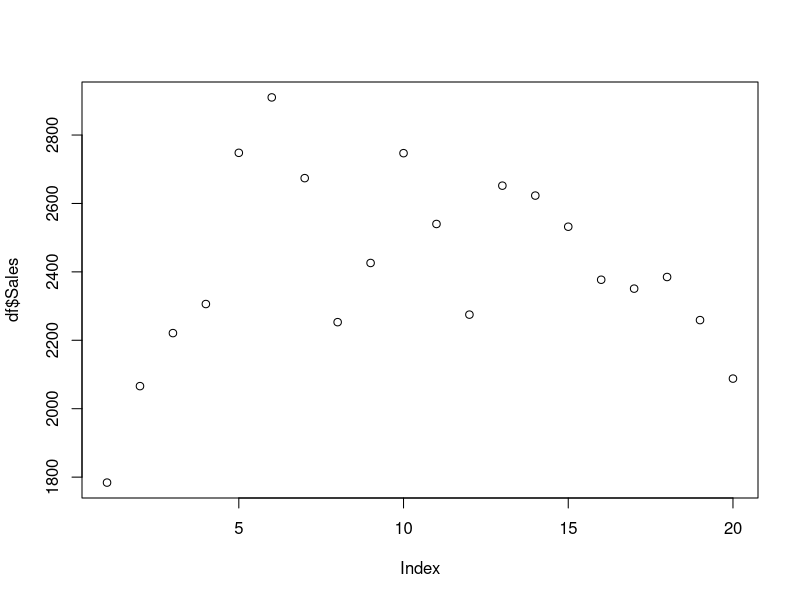
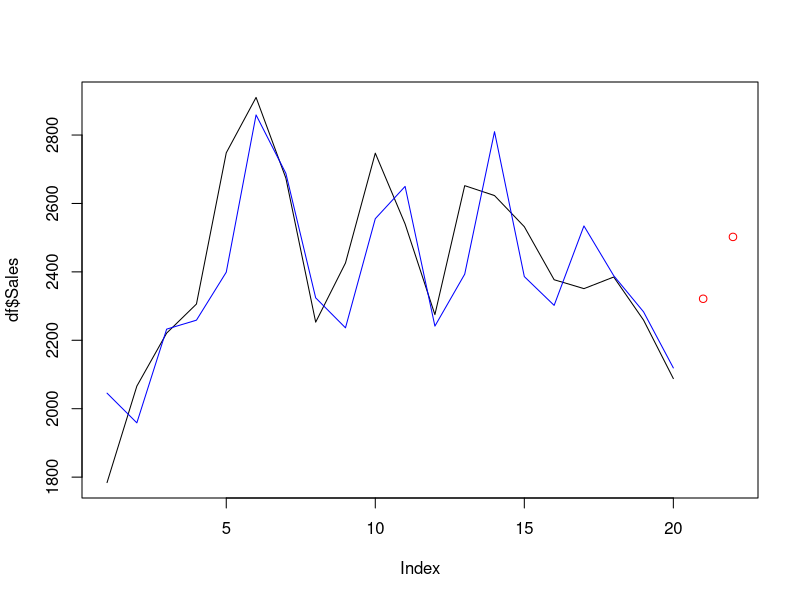
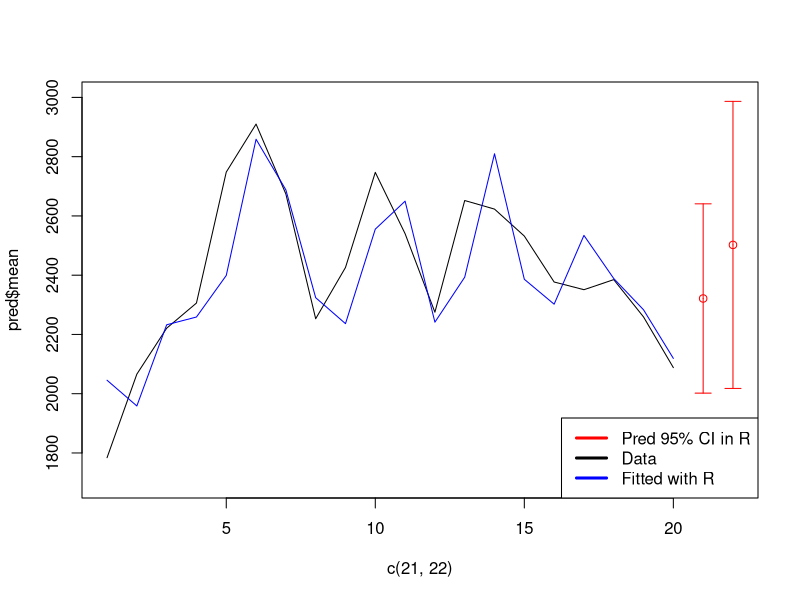
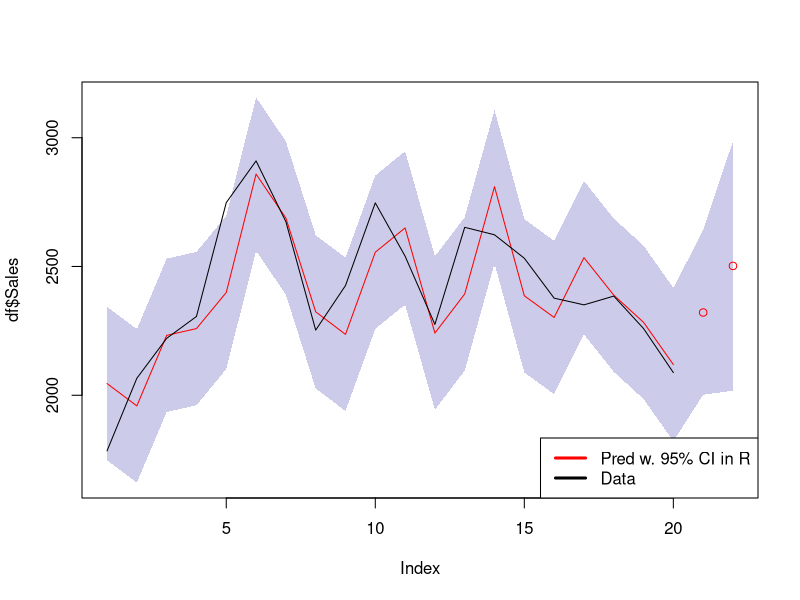
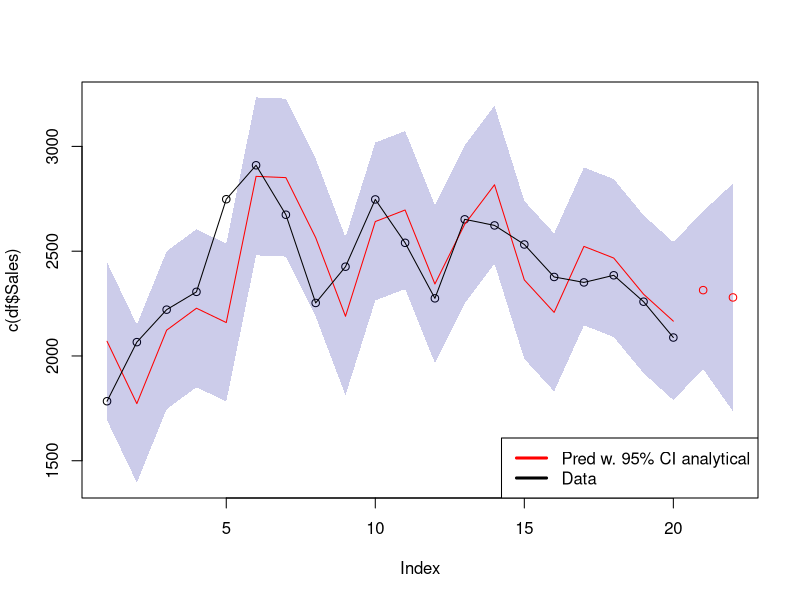

These charts were generated, in order, by the following R code: (Note: this script raises an error after producing the figures.)
library(forecast)
rm(list = ls())
df <- read.table("A2_sales.txt", header = TRUE)
#df <- read.table("Time_Series_2023/Assignment_2/A2_sales.txt", header = TRUE)
plot(df$Sales)
mu <- 2070

#ts_sales <- ts((df$Sales-mu), freq = 4) # ts object and transform
#phi <- c(1.04,-0.2)
#Phi <- c(0.86)
#Theta <- c(-0.42)

#p <- 2
#q <- 0
#d <- 0

#D <- 0
#P <- 1
#Q <- 1

#Period = 4


#model <- arima(ts_sales ,order=c(p,d,q),seasonal = list(order=c(P,D,Q),period=Period, fixed=c(phi=phi,
 #                      Phi=Phi, Theta=Theta)))
#pred <- forecast(model,2, level = 95)
#plot(df$Sales , xlim = c(1,22), col = "black", type = "l")

#points(c(21,22), pred$mean +mu, col = "red")
#plot( c(df$Sales, pred$mean +mu), col = c(rep("black",20),rep("red",2)))

#pred$upper # prediction intervals ?
#pred$lower

#lines(ts(pred$fitted+mu,freq = 1), col = "blue") # predicted values of Yt

#library("plotrix")   
#plotCI(x = c(21,22), 
#       y = pred$mean+mu,
#       li = pred$lower+mu,
#       ui = pred$upper+mu,xlim = c(1,22),ylim = c(1700,3000),col = "red")
#lines(df$Sales , col = "black", type = "l")
#lines(ts(pred$fitted+mu,freq = 1), col = "blue") # predicted values of Yt
#legend("bottomright", legend = c("Pred 95% CI in R","Data","Fitted with R"),lwd = 3, col = c("red","black","blue"))


#y = pred$mean+mu
#li = pred$lower+mu
#ui = pred$upper+mu


#Samme ting bare med fixed mu.
ts_sales <- ts((df$Sales), freq = 4) # ts object and transform
phi <- c(1.04,-0.2)
Phi <- c(0.86)
Theta <- c(-0.42)

p <- 2
q <- 0
d <- 0

D <- 0
P <- 1
Q <- 1

Period = 4


model <- arima(ts_sales ,order=c(p,d,q),seasonal = list(order=c(P,D,Q),period=Period,include.mean=TRUE ,fixed=c(phi=phi,
                                                                                              Phi=Phi, Theta=Theta,mean=mu)))
pred <- forecast(model,2, level = 95)
plot(df$Sales , xlim = c(1,22), col = "black", type = "l")

points(c(21,22), pred$mean, col = "red")
#plot( c(df$Sales, pred$mean +mu), col = c(rep("black",20),rep("red",2)))

pred$upper # prediction intervals ?
pred$lower

lines(ts(pred$fitted,freq = 1), col = "blue") # predicted values of Yt

library("plotrix")   
plotCI(x = c(21,22), 
       y = pred$mean,
       li = pred$lower,
       ui = pred$upper,xlim = c(1,22),ylim = c(1700,3000),col = "red")
lines(df$Sales , col = "black", type = "l")
lines(ts(pred$fitted,freq = 1), col = "blue") # predicted values of Yt
legend("bottomright", legend = c("Pred 95% CI in R","Data","Fitted with R"),lwd = 3, col = c("red","black","blue"))

y = pred$mean
li = pred$lower
ui = pred$upper


#Alternativt plot med predictions
library(forecast)
fit <- model
Nile <- c(ts_sales,y)
upper <- c(fitted(fit) + 1.96*sqrt(fit$sigma2),ui)
lower <- c(fitted(fit) - 1.96*sqrt(fit$sigma2),li)
plot(df$Sales, type="n", xlim=c(1,22),ylim=range(lower,upper))
polygon(c(time(Nile),rev(time(Nile))), c(upper,rev(lower)), 
        col=rgb(0,0,0.6,0.2), border=FALSE)
#NIlines(Nile)
lines(c(fitted(fit)),col='red')
points(c(21,22),y,col='red')
#out <- (Nile < lower | Nile > upper)
#points(time(Nile)[out], Nile[out], pch=19)
lines(c(1:20),df$Sales)
legend("bottomright", legend = c("Pred w. 95% CI in R","Data"),lwd = 3, col = c("red","black"))


#Trying to make predictions analytically
#isolating Y_t and then taking the conditional expectation.
#For 2.2.1 wouldn't we need to calculate the model-predictions of all the previous Y_t's before we can predict? (Since the prediction depends on eps_{t-4}) 
#Lad t=1 og t=1..20 være kendt.
Y<-c(0,0,0,0,0,0,0,df$Sales-mu)

phi <- rev(c(1.04,-0.2,0,0.86,-0.8944,0.172))
theta <- c(1,0,0,0,-0.42)

pred_Y <- c(1:22)*0
length(pred_Y)
eps <- c(1:25)*0
k <- 5
n <- 7


for (t in 0:20) {
  eps[t+k] <- Y[t+n]+(-1)*phi%*%Y[(n+t-6):(t-1+n)]+theta[5]*eps[t-4+k]
  pred_Y[t+1] <- phi%*%Y[(n+t-5):(t+n)]+theta[5]*eps[t+k-3]
}
#predicting 22

Y<-c(Y,pred_Y[21])
t <- 21
pred_Y[22] <- phi%*%Y[(n+t-5):(t+n)]+theta[5]*eps[t+k-3]

eps <- eps[6:25]
pred_Y<-pred_Y+mu

#find Psi_1 for 2-step prediction remember to say how you found it :)
Psi_1 <- 1.04
sigma_eps2 <- 36963
a <- 0.05
pred_Y
(pred_Y_upper <- pred_Y[1:21]-qnorm(a/2)*sqrt(sigma_eps2))
(pred_Y_lower <- pred_Y[1:21]+qnorm(a/2)*sqrt(sigma_eps2))
pred_y_upper <- c(pred_Y_upper,pred_Y[22]-qnorm(a/2)*sqrt(sigma_eps2)*sqrt(1+1.04^2))
pred_y_lower <- c(pred_Y_lower,pred_Y[22]+qnorm(a/2)*sqrt(sigma_eps2)*sqrt(1+1.04^2))

#Alternativt plot med predictions
library(forecast)
Nile <- c(pred_Y)
upper <- pred_y_upper
lower <- pred_y_lower
plot(c(df$Sales),xlim=c(1,22), ylim = range(lower,upper))
polygon(c(time(Nile),rev(time(Nile))), c(upper,rev(lower)), 
        col=rgb(0,0,0.6,0.2), border=FALSE)
#NIlines(Nile)
lines(pred_Y[1:20],col='red')
#out <- (Nile < lower | Nile > upper)
#points(time(Nile)[out], Nile[out], pch=19)
lines(c(1:20),df$Sales)
points(c(21,22),pred_Y[21:22],col='red')
legend("bottomright", legend = c("Pred w. 95% CI analytical","Data"),lwd = 3, col = c("red","black"))

sum((c(pred$fitted)-df$Sales)^2)
sum((pred_Y[1:20]-df$Sales)^2)



#Checking values
Yp <- df$Sales-mu
k <- 0
#Check epsilon - IT IS GOOD!!!
(eps[1+k])
(eps_1 <- (df$Sales-mu)[1])
(eps[2+k])
(eps_2<-Yp[2]-1.04*Yp[1])
(eps[3+k])
(eps_3<-Yp[3]-1.04*Yp[2]+0.2*Yp[1])
(eps[4+k])
(eps_4<-Yp[4]-1.04*Yp[3]+0.2*Yp[2]+0*Yp[1])
(eps[5+k])
(eps_5<-Yp[5]-1.04*Yp[4]+0.2*Yp[3]+0*Yp[2]-0.86*Yp[1]-0.42*eps_1)
(eps[6+k])
(eps_6<-Yp[6]-1.04*Yp[5]+0.2*Yp[4]+0*Yp[3]-0.86*Yp[2]+0.8944*Yp[1]-0.42*eps_2)
(eps[7+k])
(eps_7<-Yp[7]-1.04*Yp[6]+0.2*Yp[5]+0*Yp[4]-0.86*Yp[3]+0.8944*Yp[2]-0.172*Yp[1]-0.42*eps_3)
(eps[8+k])
(eps_8<-Yp[8]-1.04*Yp[7]+0.2*Yp[6]+0*Yp[5]-0.86*Yp[4]+0.8944*Yp[3]-0.172*Yp[2]-0.42*eps_4)
(eps[12+k])
(eps_12<-Yp[12]-1.04*Yp[11]+0.2*Yp[10]+0*Yp[9]-0.86*Yp[8]+0.8944*Yp[7]-0.172*Yp[6]-0.42*eps_8)
#Check pred_Y - IT IS GOOD!!!
(pred_Y[1])
(pred_Y_1 <- 0) #eps[-3]
(pred_Y[2])
(pred_Y_2 <- 1.04*Yp[1]) #eps[-2]
(pred_Y[3])
(pred_Y_3 <- 1.04*Yp[2]-0.2*Yp[1]) #eps[-1]
(pred_Y[4])
(pred_Y_4 <- 1.04*Yp[3]-0.2*Yp[2]) #eps[0]
(pred_Y[5])
(pred_Y_5 <- 1.04*Yp[4]-0.2*Yp[3]+0*Y[2]+0.86*Yp[1] - 0.42*eps_1) 
(pred_Y[6])
(pred_Y_6 <- 1.04*Yp[5]-0.2*Yp[4]+0*Y[3]+0.86*Yp[2]-0.8944*Yp[1]- 0.42*eps_2)
(pred_Y[7])
(pred_Y_7 <- 1.04*Yp[6]-0.2*Yp[5]+0*Y[4]+0.86*Yp[3]-0.8944*Yp[2]+0.172*Yp[1]- 0.42*eps_3)
(pred_Y[16])
(pred_Y_16 <- 1.04*Yp[15]-0.2*Yp[14]+0*Y[13]+0.86*Yp[12]-0.8944*Yp[11]+0.172*Yp[10]- 0.42*eps_12)

k <- 5
#Check pred 21 and pred 22
pred_Yeps_17 <- eps[17+k]
t <- 20
eps_18 <- eps[18+k]
(phi%*%Y[(n+t-5):(t+n)]+theta[5]*eps[t+k-3])
(Yp[21] <- 1.04*Yp[20]-0.2*Yp[19]+0*Y[18]+0.86*Yp[17]-0.8944*Yp[16]+0.172*Yp[15] - 0.42*eps_17)
Y[28]<-pred_Y[21]
t<-21
(phi%*%Y[(n+t-5):(t+n)]+theta[5]*eps[t+k-3])
(Yp[22] <- 1.04*Yp[21]-0.2*Yp[20]+0*Y[19]+0.86*Yp[18]-0.8944*Yp[17]+0.172*Yp[16] - 0.42*eps_18)


